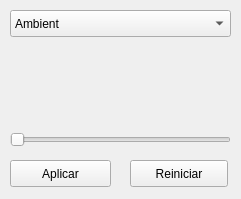
<?xml version="1.0" encoding="UTF-8"?>
<ui version="4.0">
 <class>MaterialWidget</class>
 <widget class="QWidget" name="MaterialWidget">
  <property name="geometry">
   <rect>
    <x>0</x>
    <y>0</y>
    <width>241</width>
    <height>199</height>
   </rect>
  </property>
  <property name="sizePolicy">
   <sizepolicy hsizetype="Fixed" vsizetype="Fixed">
    <horstretch>0</horstretch>
    <verstretch>0</verstretch>
   </sizepolicy>
  </property>
  <property name="windowTitle">
   <string>Form</string>
  </property>
  <widget class="QComboBox" name="comboBox">
   <property name="geometry">
    <rect>
     <x>10</x>
     <y>10</y>
     <width>221</width>
     <height>27</height>
    </rect>
   </property>
   <item>
    <property name="text">
     <string>Ambient</string>
    </property>
   </item>
   <item>
    <property name="text">
     <string>DIffuse</string>
    </property>
   </item>
   <item>
    <property name="text">
     <string>Specular</string>
    </property>
   </item>
  </widget>
  <widget class="ColorWidget" name="colorwidget" native="true">
   <property name="geometry">
    <rect>
     <x>0</x>
     <y>45</y>
     <width>240</width>
     <height>240</height>
    </rect>
   </property>
   <property name="sizePolicy">
    <sizepolicy hsizetype="Expanding" vsizetype="Expanding">
     <horstretch>0</horstretch>
     <verstretch>0</verstretch>
    </sizepolicy>
   </property>
   <property name="minimumSize">
    <size>
     <width>240</width>
     <height>240</height>
    </size>
   </property>
  </widget>
  <widget class="QPushButton" name="buttonAplicar">
   <property name="geometry">
    <rect>
     <x>10</x>
     <y>160</y>
     <width>101</width>
     <height>27</height>
    </rect>
   </property>
   <property name="text">
    <string>Aplicar</string>
   </property>
  </widget>
  <widget class="QPushButton" name="buttonReiniciar">
   <property name="geometry">
    <rect>
     <x>130</x>
     <y>160</y>
     <width>98</width>
     <height>27</height>
    </rect>
   </property>
   <property name="text">
    <string>Reiniciar</string>
   </property>
  </widget>
  <widget class="QSlider" name="shininessSlider">
   <property name="geometry">
    <rect>
     <x>10</x>
     <y>130</y>
     <width>221</width>
     <height>19</height>
    </rect>
   </property>
   <property name="maximum">
    <number>128</number>
   </property>
   <property name="orientation">
    <enum>Qt::Horizontal</enum>
   </property>
  </widget>
 </widget>
 <customwidgets>
  <customwidget>
   <class>ColorWidget</class>
   <extends>QWidget</extends>
   <header>colorwidget.h</header>
  </customwidget>
 </customwidgets>
 <resources/>
 <connections>
  <connection>
   <sender>buttonAplicar</sender>
   <signal>clicked()</signal>
   <receiver>MaterialWidget</receiver>
   <slot>Aplica()</slot>
   <hints>
    <hint type="sourcelabel">
     <x>120</x>
     <y>23</y>
    </hint>
    <hint type="destinationlabel">
     <x>119</x>
     <y>80</y>
    </hint>
   </hints>
  </connection>
  <connection>
   <sender>shininessSlider</sender>
   <signal>valueChanged(int)</signal>
   <receiver>MaterialWidget</receiver>
   <slot>ValuesUpdated()</slot>
   <hints>
    <hint type="sourcelabel">
     <x>120</x>
     <y>23</y>
    </hint>
    <hint type="destinationlabel">
     <x>119</x>
     <y>80</y>
    </hint>
   </hints>
  </connection>
  <connection>
   <sender>buttonReiniciar</sender>
   <signal>clicked()</signal>
   <receiver>MaterialWidget</receiver>
   <slot>Revert()</slot>
   <hints>
    <hint type="sourcelabel">
     <x>120</x>
     <y>23</y>
    </hint>
    <hint type="destinationlabel">
     <x>119</x>
     <y>80</y>
    </hint>
   </hints>
  </connection>
  <connection>
   <sender>comboBox</sender>
   <signal>currentIndexChanged(int)</signal>
   <receiver>MaterialWidget</receiver>
   <slot>ComboChanged(int)</slot>
   <hints>
    <hint type="sourcelabel">
     <x>120</x>
     <y>23</y>
    </hint>
    <hint type="destinationlabel">
     <x>119</x>
     <y>80</y>
    </hint>
   </hints>
  </connection>
  <connection>
   <sender>colorwidget</sender>
   <signal>valueChanged()</signal>
   <receiver>MaterialWidget</receiver>
   <slot>ValuesUpdated()</slot>
   <hints>
    <hint type="sourcelabel">
     <x>120</x>
     <y>23</y>
    </hint>
    <hint type="destinationlabel">
     <x>119</x>
     <y>80</y>
    </hint>
   </hints>
  </connection>
 </connections>
</ui>
